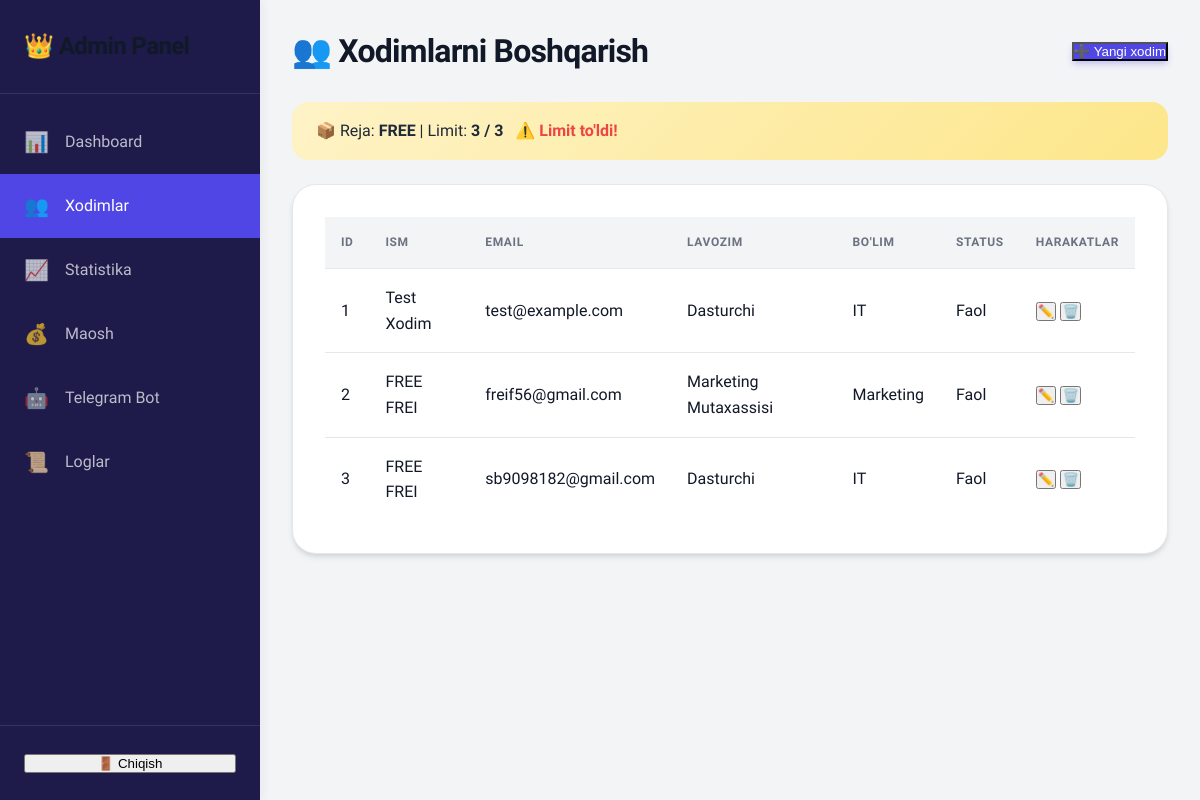
Page /admin/employees (signed in) on the earlier database version.
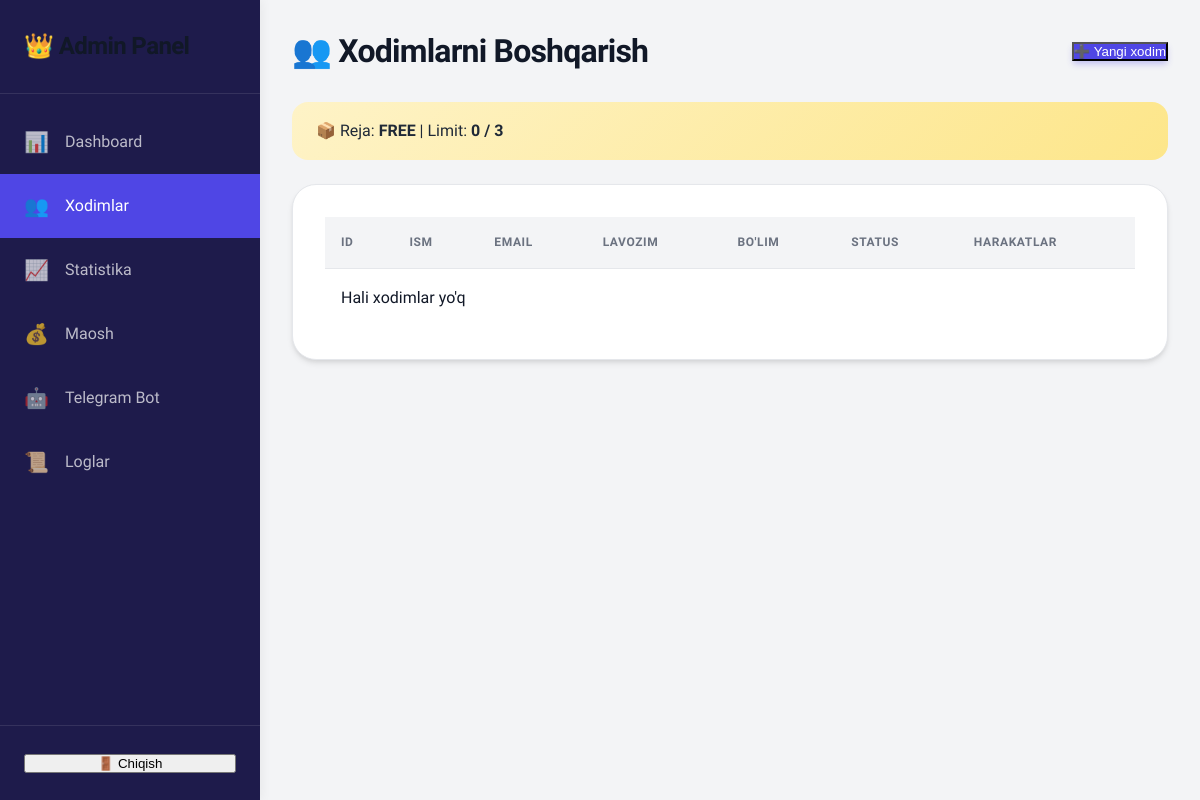
Same page on the later database version.
### models.py (models this page shows, shortened)
class Subscription(db.Model):
    __tablename__ = 'subscriptions'
    id = db.Column(db.Integer, primary_key=True)
    company_name = db.Column(db.String(100))
    plan_type = db.Column(db.String(20), default='free')  # free, pro, business
    employee_limit = db.Column(db.Integer, default=3)
    start_date = db.Column(db.Date)
    end_date = db.Column(db.Date, nullable=True)
    is_active = db.Column(db.Boolean, default=True)
    created_at = db.Column(db.DateTime, default=datetime.utcnow)

class Employee(db.Model):
    __tablename__ = 'employees'
    id = db.Column(db.Integer, primary_key=True)
    user_id = db.Column(db.Integer, db.ForeignKey('users.id'), nullable=False, unique=True)
    full_name = db.Column(db.String(100), nullable=False)
    position = db.Column(db.String(100))
    department = db.Column(db.String(100))
    tasks_today = db.Column(db.Integer, default=0)
    tasks_completed = db.Column(db.Integer, default=0)
    status = db.Column(db.String(20), default='active')
    base_salary = db.Column(db.Float, default=0.0)
    current_salary = db.Column(db.Float, default=0.0)
    total_bonuses = db.Column(db.Float, default=0.0)
    total_deductions = db.Column(db.Float, default=0.0)
    salary_currency = db.Column(db.String(10), default='UZS')
    created_at = db.Column(db.DateTime, default=datetime.utcnow)

class User(UserMixin, db.Model):
    __tablename__ = 'users'
    id = db.Column(db.Integer, primary_key=True)
    email = db.Column(db.String(120), unique=True, nullable=False)
    phone = db.Column(db.String(20), unique=True)
    password_hash = db.Column(db.String(256), nullable=False)
    role = db.Column(db.String(20), nullable=False, default='employee')  # 'admin' or 'employee'
    telegram_id = db.Column(db.String(50))
    created_at = db.Column(db.DateTime, default=datetime.utcnow)
    employee = db.relationship('Employee', backref='user', uselist=False, cascade='all, delete-orphan')
    actions = db.relationship('Action', backref='user', lazy=True, cascade='all, delete-orphan')

### app.py (the view)
@app.route('/admin/employees')
@login_required
def admin_employees():
    if current_user.role != 'admin':
        return redirect(url_for('employee_dashboard'))
    employees = Employee.query.all()
    subscription = Subscription.query.filter_by(is_active=True).first()
    return render_template('admin/employees.html',
                         employees=employees,
                         subscription=subscription)

### app.py (called while the page is built)
@login_manager.user_loader
def load_user(user_id):
    return User.query.get(int(user_id))

### templates/admin/employees.html (shortened to what this page needs)
{% extends "base.html" %}
{% block extra_css %}
<link rel="stylesheet" href="{{ url_for('static', filename='css/admin.css') }}">
{% endblock %}
{% block content %}
<div class="admin-container">
    <aside class="sidebar">
        <div class="sidebar-header">
            <h2>👑 Admin Panel</h2>
        </div>
        <nav class="sidebar-menu">
            <a href="/admin/dashboard" class="menu-item">
                <span class="icon">📊</span>
                Dashboard
            </a>
            <a href="/admin/employees" class="menu-item active">
                <span class="icon">👥</span>
                Xodimlar
            </a>
            <a href="/admin/statistics" class="menu-item">
                <span class="icon">📈</span>
                Statistika
            </a>
            <a href="/admin/salary" class="menu-item">
                <span class="icon">💰</span>
                Maosh
            </a>
            <a href="/admin/bot" class="menu-item">
                <span class="icon">🤖</span>
                Telegram Bot
            </a>
            <a href="/admin/logs" class="menu-item">
                <span class="icon">📜</span>
                Loglar
            </a>
        </nav>
        <div class="sidebar-footer">
            <button onclick="logout()" class="logout-btn">🚪 Chiqish</button>
        </div>
    </aside>
    <main class="main-content">
        <header class="content-header">
            <h1>👥 Xodimlarni Boshqarish</h1>
            <button onclick="openAddEmployeeModal()" class="btn-primary">➕ Yangi xodim</button>
        </header>
        {% if subscription %}
        <div class="subscription-info">
            <p>
                📦 Reja: <strong>{{ subscription.plan_type.upper() }}</strong> |
                Limit: <strong>{{ employees|length }} / {{ subscription.employee_limit }}</strong>
                {% if employees|length >= subscription.employee_limit %}
                <span class="limit-warning">⚠️ Limit to'ldi!</span>
                {% endif %}
            </p>
        </div>
        {% endif %}
        <div class="content-section">
            <table class="data-table">
                <thead>
                    <tr>
                        <th>ID</th>
                        <th>Ism</th>
                        <th>Email</th>
                        <th>Lavozim</th>
                        <th>Bo'lim</th>
                        <th>Status</th>
                        <th>Harakatlar</th>
                    </tr>
                </thead>
                <tbody>
                    {% if employees %}
                    {% for employee in employees %}
                    <tr>
                        <td>{{ employee.id }}</td>
                        <td>{{ employee.full_name }}</td>
                        <td>{{ employee.user.email }}</td>
                        <td>{{ employee.position or '-' }}</td>
                        <td>{{ employee.department or '-' }}</td>
                        <td>
                            <span class="status-badge status-{{ employee.status }}">
                                {{ 'Faol' if employee.status == 'active' else 'Nofaol' }}
                            </span>
                        </td>
                        <td>
                            <button onclick="editEmployee({{ employee.id }})" class="btn-icon"
                                title="Tahrirlash">✏️</button>
                            <button onclick="deleteEmployee({{ employee.id }}, '{{ employee.full_name }}')"
                                class="btn-icon" title="O'chirish">🗑️</button>
                        </td>
                    </tr>
                    {% endfor %}
                    {% else %}
                    <tr>
                        <td colspan="7" class="no-data">Hali xodimlar yo'q</td>
                    </tr>
                    {% endif %}
                </tbody>
            </table>
        </div>
    </main>
</div>
{% endblock %}

### templates/base.html (shortened to what this page needs)
<!DOCTYPE html>
<html lang="uz">
<head>
    <link rel="stylesheet" href="{{ url_for('static', filename='css/main.css') }}">
    {% block extra_css %}{% endblock %}
</head>
<body>
    {% block content %}{% endblock %}
</body>
</html>

### static/css/main.css (style rules this page uses)
:root { --primary: #4F46E5; --primary-dark: #4338CA; --primary-light: #818CF8; --secondary: #10B981; --secondary-dark: #059669; --bg-body: #F3F4F6; --bg-card: #FFFFFF; --bg-sidebar: #1E1B4B; --bg-input: #F9FAFB; --text-main: #111827; --text-muted: #6B7280; --text-light: #9CA3AF; --success: #10B981; --warning: #F59E0B; --error: #EF4444; --info: #3B82F6; --gray-100: #F3F4F6; --gray-200: #E5E7EB; --gray-300: #D1D5DB; --gray-800: #1F2937; --shadow-sm: 0 1px 2px 0 rgba(0, 0, 0, 0.05); --shadow-md: 0 4px 6px -1px rgba(0, 0, 0, 0.1), 0 2px 4px -1px rgba(0, 0, 0, 0.06); --shadow-lg: 0 10px 15px -3px rgba(0, 0, 0, 0.1), 0 4px 6px -2px rgba(0, 0, 0, 0.05); --shadow-colored: 0 10px 15px -3px rgba(79, 70, 229, 0.2); --radius-md: 0.5rem; --radius-lg: 1rem; --radius-xl: 1.5rem; --transition: all 0.2s cubic-bezier(0.4, 0, 0.2, 1); }
* { margin: 0; padding: 0; box-sizing: border-box; }
body { font-family: 'Plus Jakarta Sans', sans-serif; background-color: var(--bg-body); color: var(--text-main); line-height: 1.6; -webkit-font-smoothing: antialiased; }
h1, h2, h3, h4, h5, h6 { color: var(--text-main); line-height: 1.2; }
h1 { font-size: 2rem; font-weight: 700; letter-spacing: -0.025em; }
h2 { font-size: 1.5rem; font-weight: 600; letter-spacing: -0.025em; }
p { color: var(--text-muted); margin-bottom: 1rem; }
.btn-primary { background: var(--primary); color: white; box-shadow: 0 4px 6px -1px rgba(79, 70, 229, 0.3); }
.card, .content-card, .content-section, .dashboard-card { background: var(--bg-card); border-radius: var(--radius-lg); border: 1px solid var(--gray-200); box-shadow: var(--shadow-sm); padding: 1.5rem; transition: var(--transition); }
.data-table { width: 100%; border-collapse: separate; border-spacing: 0; }
.data-table th { background: var(--gray-100); color: var(--text-muted); font-weight: 600; text-transform: uppercase; font-size: 0.75rem; letter-spacing: 0.05em; padding: 1rem; border-bottom: 1px solid var(--gray-200); }
.data-table td { padding: 1rem; border-bottom: 1px solid var(--gray-200); color: var(--text-main); }
.data-table tr:last-child td { border-bottom: none; }

### static/css/admin.css (style rules this page uses)
.admin-container { display: flex; min-height: 100vh; background: var(--bg-body); color: var(--text-main); }
.sidebar { width: 260px; background: var(--bg-sidebar); color: white; display: flex; flex-direction: column; position: sticky; top: 0; height: 100vh; box-shadow: 2px 0 10px rgba(0, 0, 0, 0.05); }
.sidebar-header { padding: 2rem 1.5rem; border-bottom: 1px solid rgba(255, 255, 255, 0.1); }
.sidebar-header h2 { margin: 0; font-size: 1.5rem; }
.sidebar-menu { flex: 1; padding: 1rem 0; }
.menu-item { display: flex; align-items: center; gap: 1rem; padding: 1rem 1.5rem; color: rgba(255, 255, 255, 0.7); text-decoration: none; transition: var(--transition); }
.menu-item.active { background: var(--primary); color: white; }
.menu-item .icon { font-size: 1.25rem; }
.sidebar-footer { padding: 1.5rem; border-top: 1px solid rgba(255, 255, 255, 0.1); }
.sidebar-footer .logout-btn { width: 100%; }
.main-content { flex: 1; padding: 2rem; overflow-x: auto; }
.content-header { display: flex; justify-content: space-between; align-items: center; margin-bottom: 2rem; }
.content-header h1 { margin: 0; }
.content-section { background: var(--bg-card); padding: 2rem; border-radius: var(--radius-xl); box-shadow: var(--shadow-md); margin-bottom: 2rem; border: 1px solid var(--gray-200); }
.subscription-info { background: linear-gradient(135deg, #FEF3C7 0%, #FDE68A 100%); padding: 1rem 1.5rem; border-radius: var(--radius-lg); margin-bottom: 1.5rem; }
.subscription-info p { margin: 0; color: var(--gray-800); }
.data-table { width: 100%; border-collapse: collapse; }
.data-table thead { background: rgba(0, 0, 0, 0.3); }
.data-table th { padding: 1rem; text-align: left; font-weight: 600; color: var(--text-muted); border-bottom: 1px solid var(--gray-200); }
.data-table td { padding: 1rem; border-bottom: 1px solid var(--gray-200); color: var(--text-main); }

Differences in the rows shown:
removed Employee: id "1", full_name "Test Xodim", user.email "test@example.com", position "Dasturchi", department "IT", status "Faol"
removed Employee: id "2", full_name "FREE FREI", user.email "freif56@gmail.com", position "Marketing Mutaxassisi", department "Marketing", status "Faol"
removed Employee: id "3", full_name "FREE FREI", user.email "sb9098182@gmail.com", position "Dasturchi", department "IT", status "Faol"
Other differences:
{{ employees|length }}: "3" → "0"
text no longer shown: "⚠️ Limit to'ldi!"
text now shown: "Hali xodimlar yo'q"
